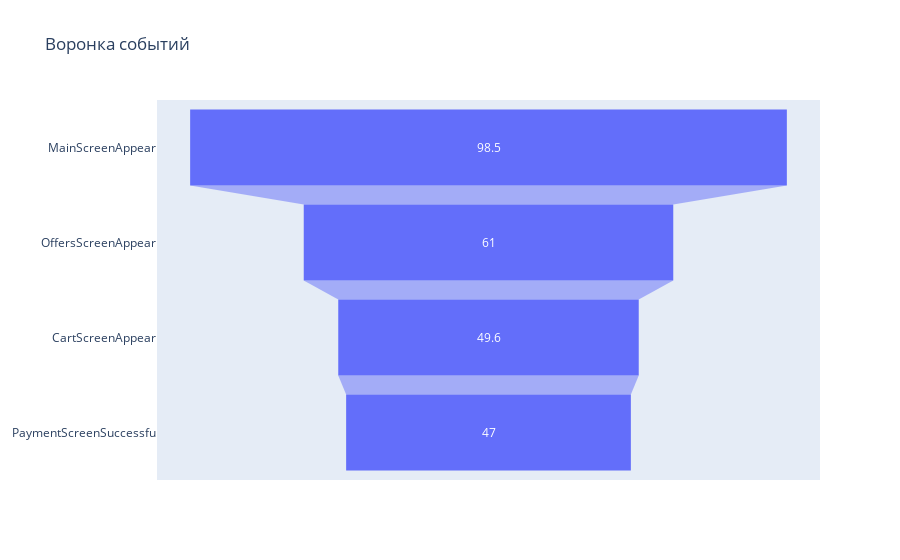

Write notebook code for a chart like this one.
### Markdown cell above
47.7% пользователей доходят до оплаты

### Code cell
#построим диаграмму воронки доли пользователей совершивших следующее событие с помощью go.funnel библиотеки plotly
fig = go.Figure()

fig.add_trace(go.Funnel(
    name = 'Воронка событий',
    y = ["MainScreenAppear", "OffersScreenAppear", "CartScreenAppear", "PaymentScreenSuccessfu"],
    x = event_funnel['proportion'],
    textinfo = "value"))
fig.update_layout(title_text='Воронка событий')

fig.show()

### Figure 1 — Plotly figure (JSON) as saved in the notebook; plotly's stock layout.template omitted (floating-point values rounded to 4 significant figures)
{"data": [{"name": "Воронка событий", "textinfo": "value", "type": "funnel", "x": [98.5, 61, 49.6, 47], "y": ["MainScreenAppear", "OffersScreenAppear", "CartScreenAppear", "PaymentScreenSuccessfu"]}], "layout": {"title": {"text": "Воронка событий"}}}
